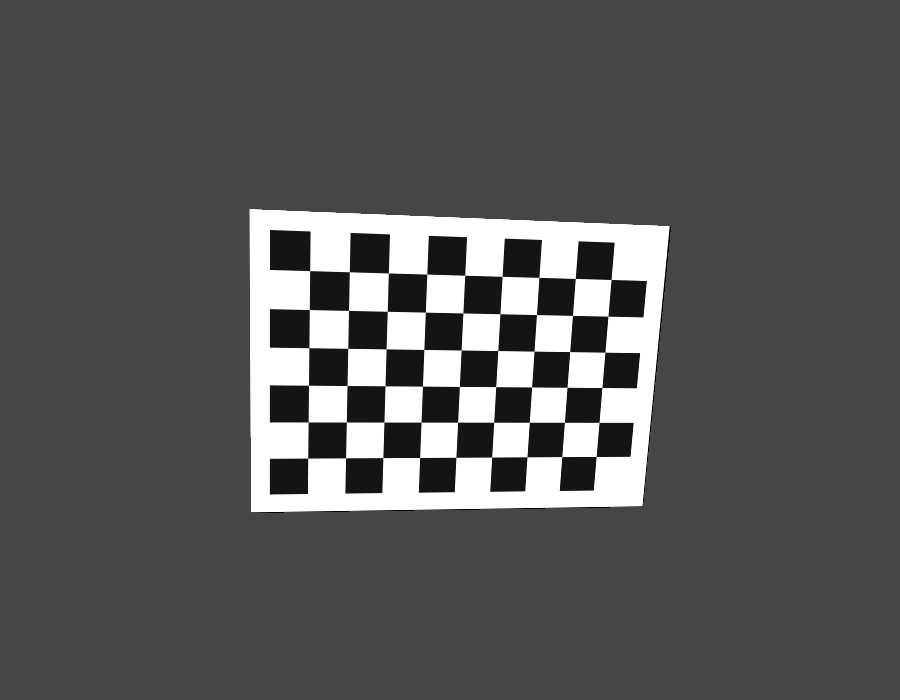
//> input picture lessons/opencv/素材/synth_chess_1.png, 900 x 700 px
$ ./7.7-pnp   (built with g++ and OpenCV 4)
//> lines starting //> are read from the running program, lines starting //| are printed output that depends on the picture; after the words box and inside, x2 and y2 are one past the last pixel; in counts of white or black regions, pixels touching at a corner belong together
#include <algorithm>
#include <cmath>
#include <iomanip>
#include <iostream>
#include <vector>

#include <opencv2/core.hpp>
#include <opencv2/imgproc.hpp>
#include <opencv2/imgcodecs.hpp>
#include <opencv2/calib3d.hpp>

namespace {

std::vector<cv::Point3f> boardPoints() {
    constexpr int cols = 9;
    constexpr int rows = 6;
    constexpr double square = 0.04;
    std::vector<cv::Point3f> points;
    for (int row = 0; row < rows; ++row) {
        for (int col = 0; col < cols; ++col) {
            points.push_back(cv::Point3f(
                static_cast<float>(col * square),
                static_cast<float>(row * square), 0.0f));
        }
    }
    return points;
}

double vectorNorm(const cv::Vec3d& v) {
    return std::sqrt(v[0] * v[0] + v[1] * v[1] + v[2] * v[2]);
}

}  // namespace

int main() {
    const cv::Mat K = (cv::Mat_<double>(3, 3) <<
        800.0, 0.0, 450.0,
        0.0, 800.0, 350.0,
        0.0, 0.0, 1.0);
    const cv::Mat D = cv::Mat::zeros(1, 5, CV_64F);
    const cv::Vec3d rvec_true(0.20, -0.15, 0.03);
    const cv::Vec3d tvec_true(-0.18, -0.12, 0.80);

    const std::vector<cv::Point3f> object = boardPoints();
    std::vector<cv::Point2f> image_points;
    cv::projectPoints(object, rvec_true, tvec_true, K, D, image_points);

    cv::Vec3d rvec;
    cv::Vec3d tvec;
    cv::solvePnP(object, image_points, K, D, rvec, tvec, false,
                 cv::SOLVEPNP_ITERATIVE);

    std::vector<cv::Point2f> reprojected;
    cv::projectPoints(object, rvec, tvec, K, D, reprojected);
    double sum = 0.0;
    for (std::size_t i = 0; i < reprojected.size(); ++i) {
        const cv::Point2f diff = reprojected[i] - image_points[i];
        sum += diff.x * diff.x + diff.y * diff.y;
    }
    const double rms = std::sqrt(sum / reprojected.size());

    cv::Mat image = cv::imread("../素材/synth_chess_1.png");
//> image is the input picture: 700 rows x 900 cols, CV_8UC3; min 0, max 255, mean 87.1
    if (image.empty()) {
        std::cerr << "无法读取 synth_chess_1.png\n";
        return 1;
    }

    const std::vector<cv::Point3f> axes = {
        cv::Point3f(0.0f, 0.0f, 0.0f),
        cv::Point3f(0.08f, 0.0f, 0.0f),
        cv::Point3f(0.0f, 0.08f, 0.0f),
        cv::Point3f(0.0f, 0.0f, 0.08f),
    };
    std::vector<cv::Point2f> axis_pixels;
    cv::projectPoints(axes, rvec, tvec, K, D, axis_pixels);
    cv::line(image, axis_pixels[0], axis_pixels[1], cv::Scalar(0, 0, 255),
             3, cv::LINE_AA);
    cv::line(image, axis_pixels[0], axis_pixels[2], cv::Scalar(0, 255, 0),
             3, cv::LINE_AA);
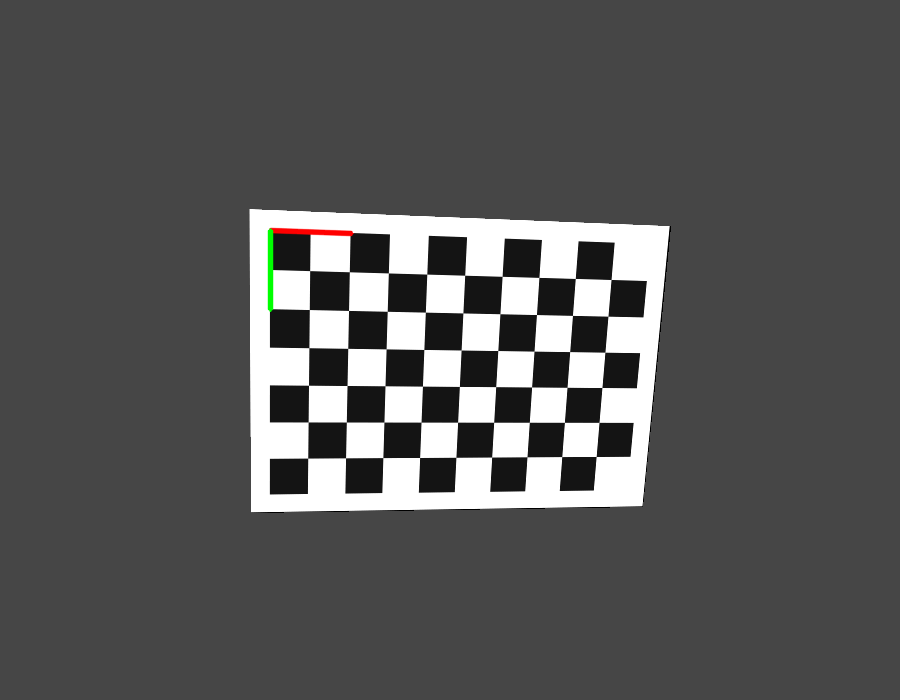
//> image: 700 rows x 900 cols, CV_8UC3; mean B, G, R 86.9, 87, 87
    cv::line(image, axis_pixels[0], axis_pixels[3], cv::Scalar(255, 0, 0),
             3, cv::LINE_AA);
//> image: 700 rows x 900 cols, CV_8UC3; 72 pixels changed, all inside (x1, y1, x2, y2) = (267, 223, 279, 234)

    std::vector<cv::Point3f> cube;
    for (const double z : {0.05, 0.09}) {
        for (const double dx : {-0.02, 0.02}) {
            for (const double dy : {-0.02, 0.02}) {
                cube.push_back(cv::Point3f(
                    static_cast<float>(0.18 + dx),
                    static_cast<float>(0.12 + dy),
                    static_cast<float>(z)));
            }
        }
    }
    std::vector<cv::Point2f> cube_pixels;
    cv::projectPoints(cube, rvec, tvec, K, D, cube_pixels);
    const int edges[12][2] = {
        {0, 1}, {1, 3}, {3, 2}, {2, 0},
        {4, 5}, {5, 7}, {7, 6}, {6, 4},
        {0, 4}, {1, 5}, {2, 6}, {3, 7},
    };
    for (const auto& edge : edges) {
        cv::line(image, cube_pixels[edge[0]], cube_pixels[edge[1]],
                 cv::Scalar(255, 0, 255), 2, cv::LINE_AA);
    }
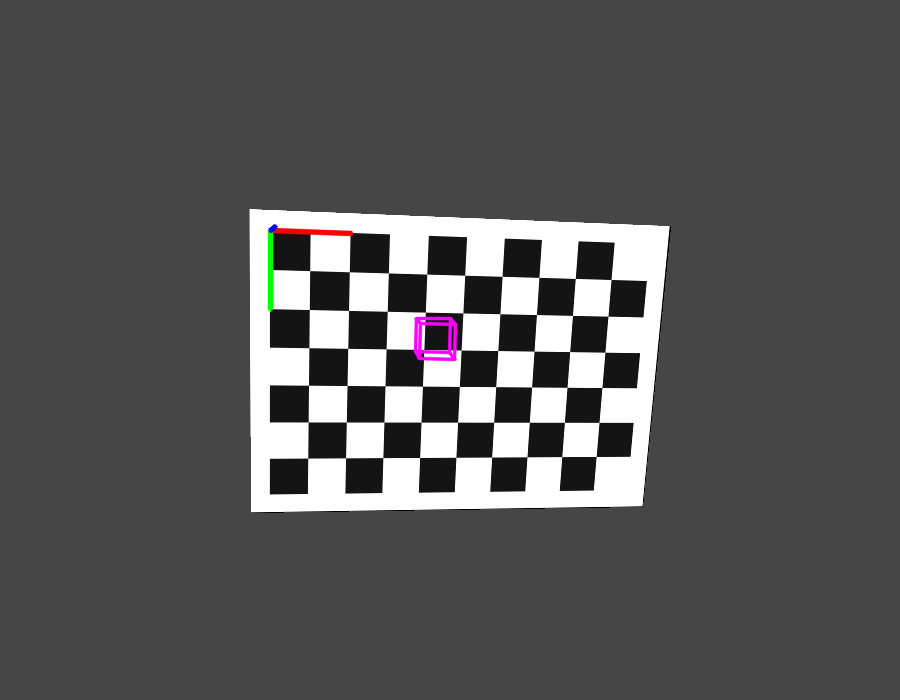
//> image: 700 rows x 900 cols, CV_8UC3; mean B, G, R 87.1, 86.8, 87.2
    const bool saved = cv::imwrite("../素材/out_pnp.png", image);

    std::cout << std::fixed << std::setprecision(4);
    std::cout << "rvec_true = [" << rvec_true[0] << ", " << rvec_true[1]
              << ", " << rvec_true[2] << "]\n";
    std::cout << "rvec_est  = [" << rvec[0] << ", " << rvec[1] << ", "
              << rvec[2] << "]\n";
    std::cout << "tvec_true = [" << tvec_true[0] << ", " << tvec_true[1]
              << ", " << tvec_true[2] << "]\n";
    std::cout << "tvec_est  = [" << tvec[0] << ", " << tvec[1] << ", "
              << tvec[2] << "]\n";
    std::cout << std::setprecision(6);
    std::cout << "rotation_diff = " << vectorNorm(rvec - rvec_true) << '\n';
    std::cout << "translation_diff = "
              << vectorNorm(tvec - tvec_true) << '\n';
    std::cout << "rms = " << rms << '\n';
    std::cout << "saved out_pnp.png " << image.cols << "x" << image.rows
              << ": " << (saved ? "yes" : "no") << '\n';
//| saved out_pnp.png 900x700: yes
    return 0;
}

$ run again, with lessons/opencv/素材/synth_chess_2.png copied over lessons/opencv/素材/synth_chess_1.png
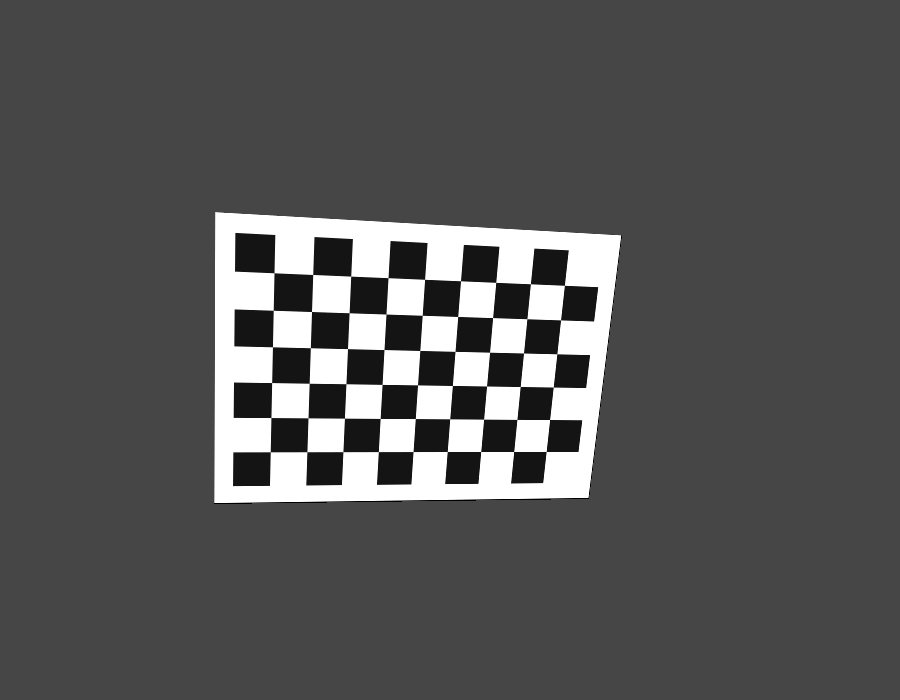
//> input picture lessons/opencv/素材/synth_chess_2.png, 900 x 700 px
//> image is the input picture: 700 rows x 900 cols, CV_8UC3; min 0, max 255, mean 85.6
//> `cv::line(image, axis_pixels[0], axis_pixels[2], cv::Scalar(0, 255, 0),..`:
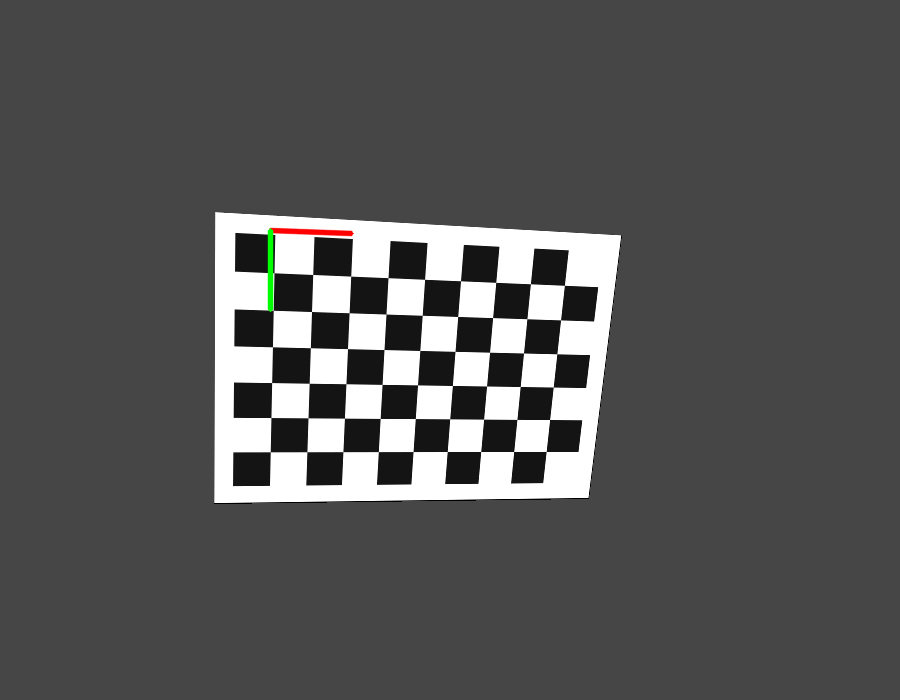
//> image: 700 rows x 900 cols, CV_8UC3; mean B, G, R 85.3, 85.5, 85.5
//> after the loop `for (const auto& edge : edges)`:
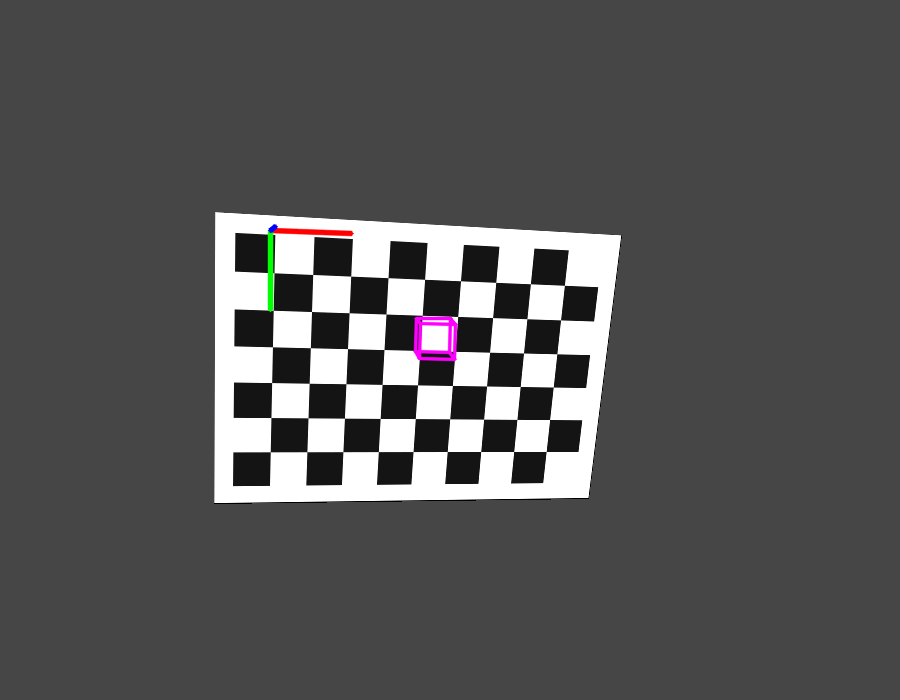
//> image: 700 rows x 900 cols, CV_8UC3; mean B, G, R 85.5, 85.3, 85.7
//| saved out_pnp.png 900x700: yes

$ run again, with lessons/opencv/素材/synth_chess_3.png copied over lessons/opencv/素材/synth_chess_1.png
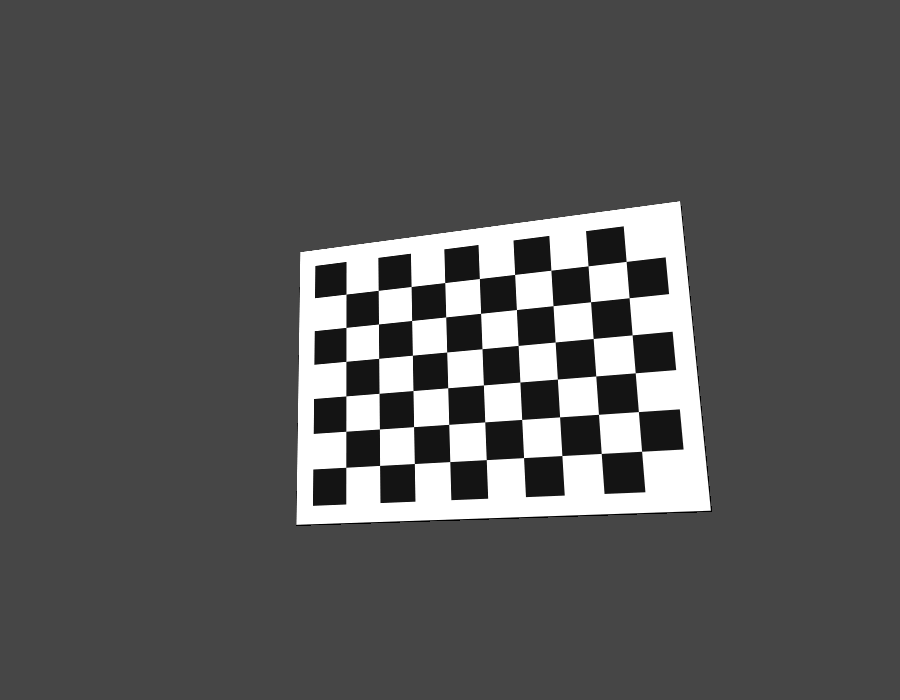
//> input picture lessons/opencv/素材/synth_chess_3.png, 900 x 700 px
//> image is the input picture: 700 rows x 900 cols, CV_8UC3; min 0, max 255, mean 86.8
//> `cv::line(image, axis_pixels[0], axis_pixels[2], cv::Scalar(0, 255, 0),..`:
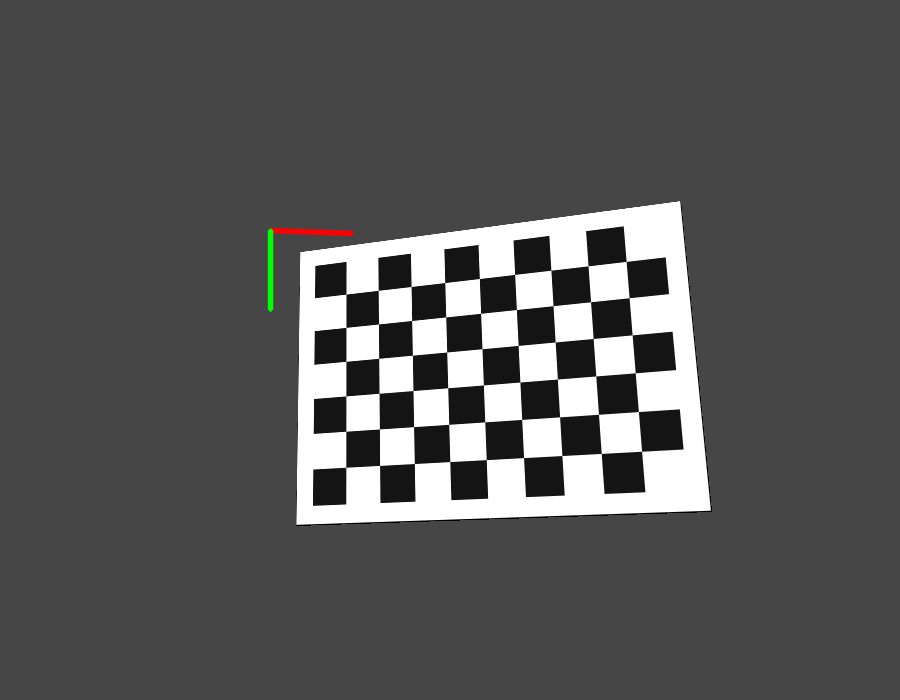
//> image: 700 rows x 900 cols, CV_8UC3; mean B, G, R 86.7, 86.9, 86.9
//> after the loop `for (const auto& edge : edges)`:
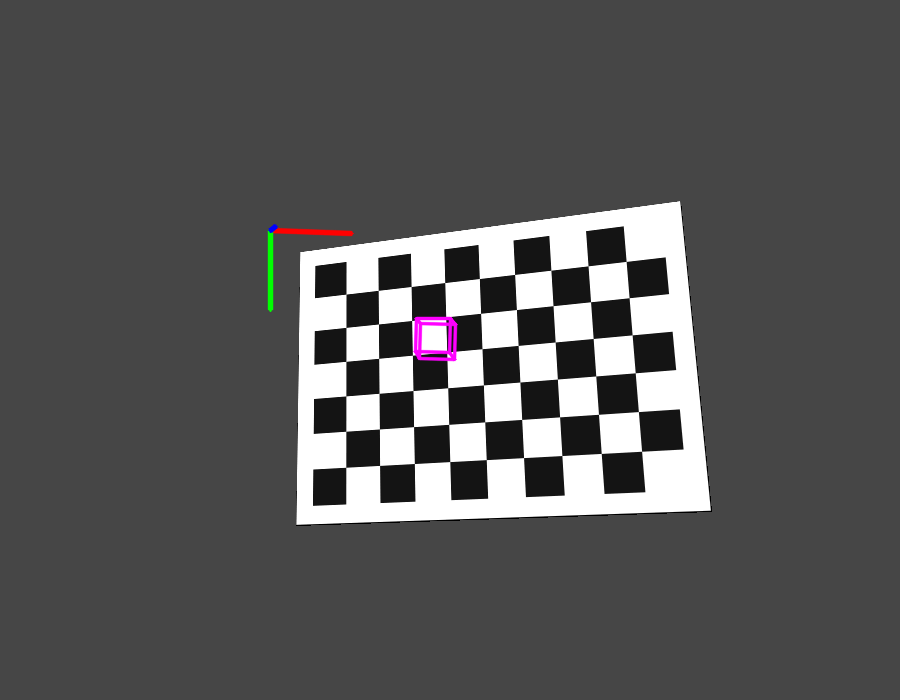
//> image: 700 rows x 900 cols, CV_8UC3; mean B, G, R 86.9, 86.7, 87.1
//| saved out_pnp.png 900x700: yes
